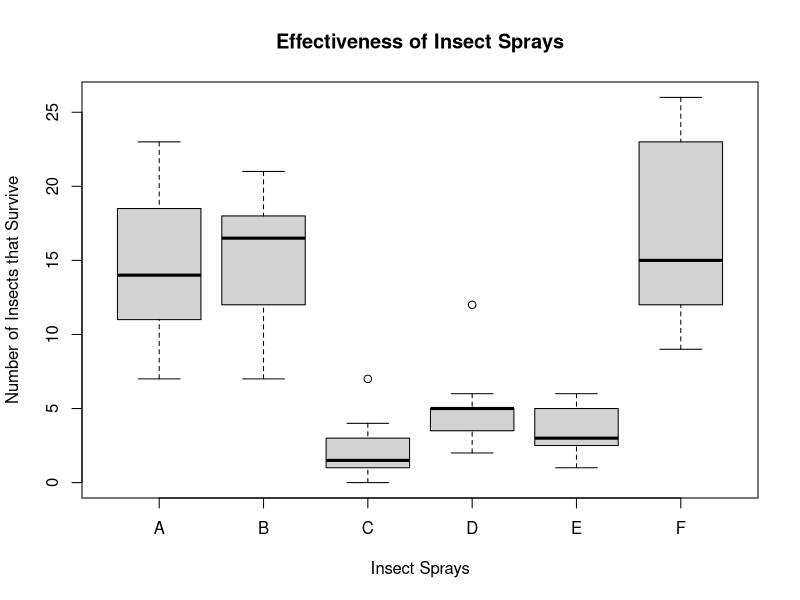
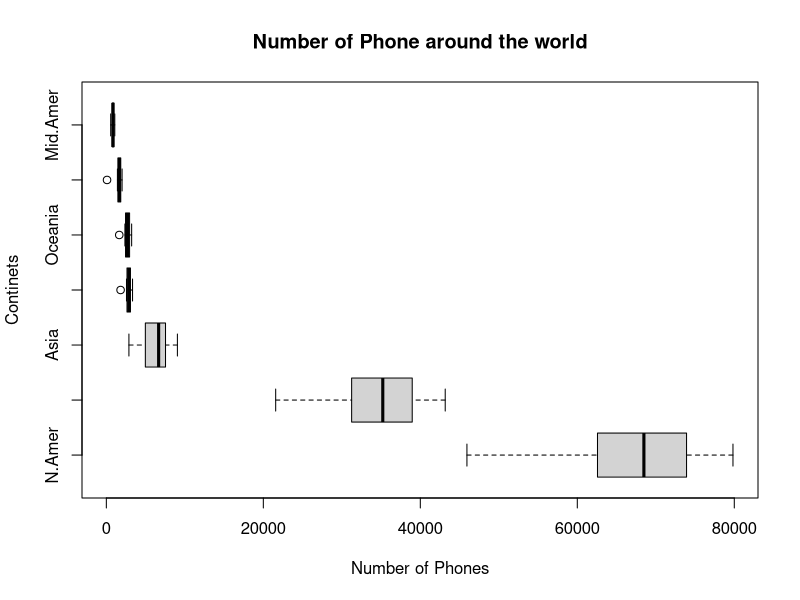
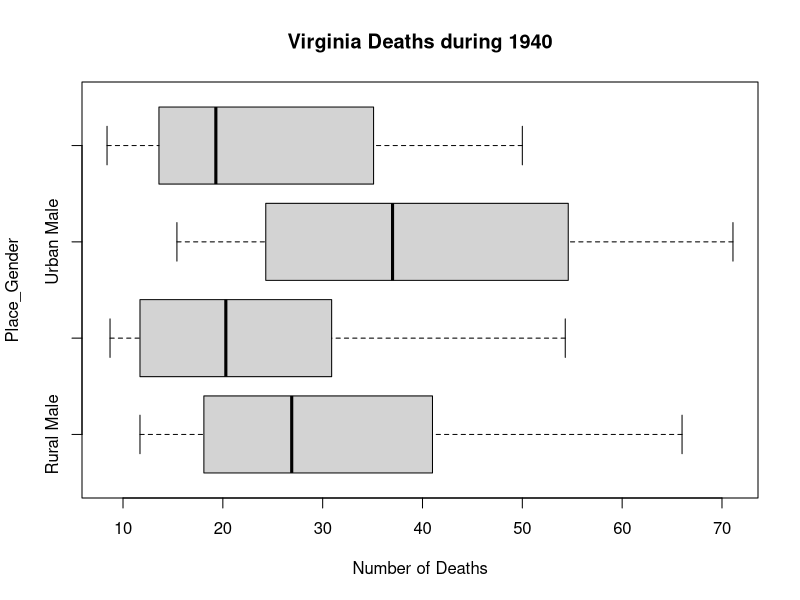
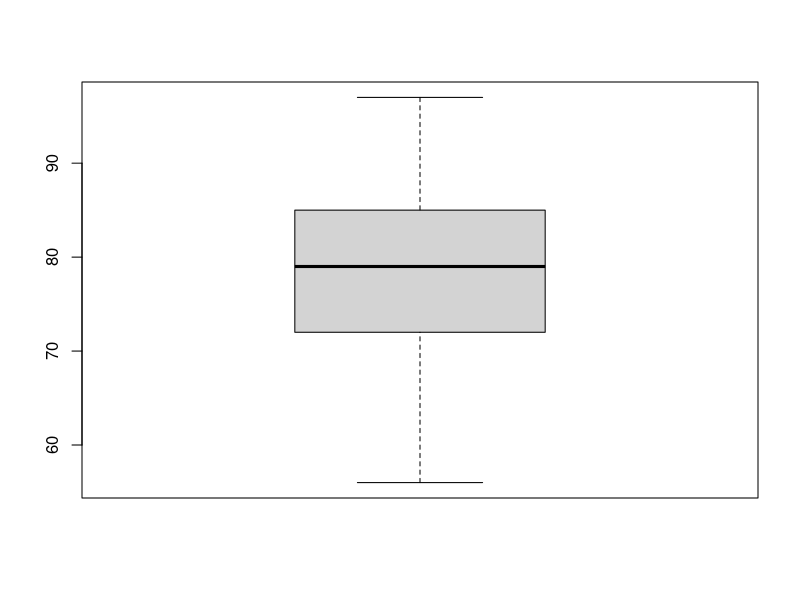
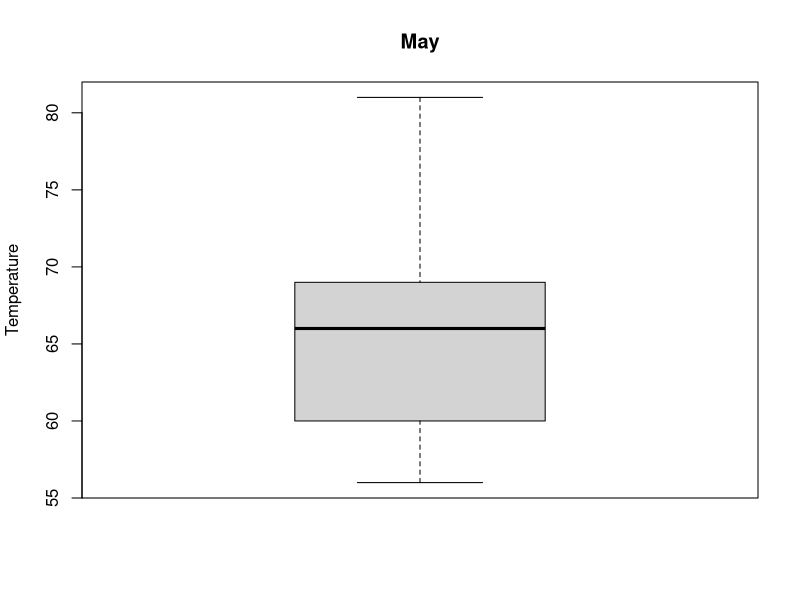
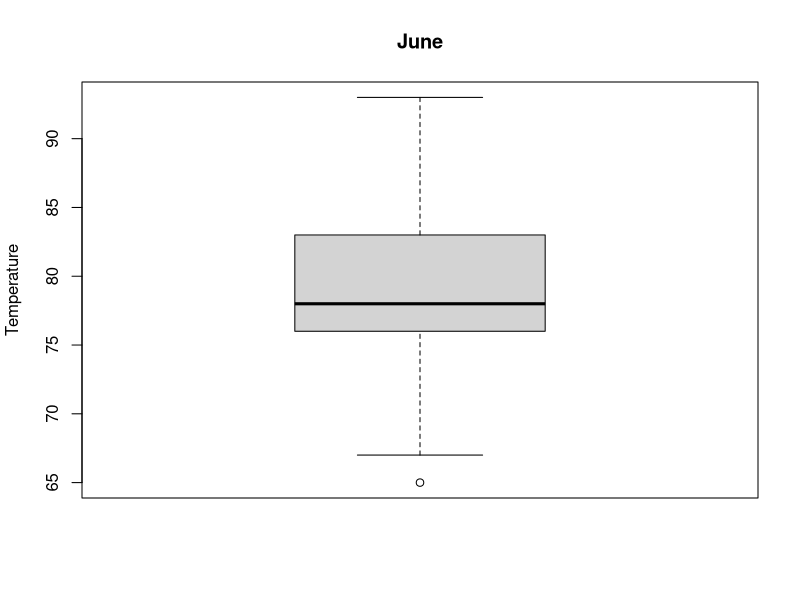
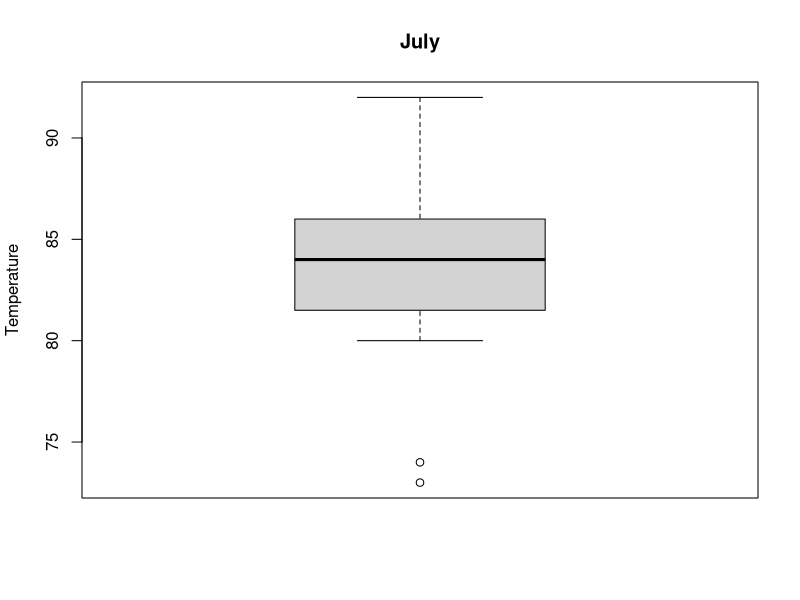
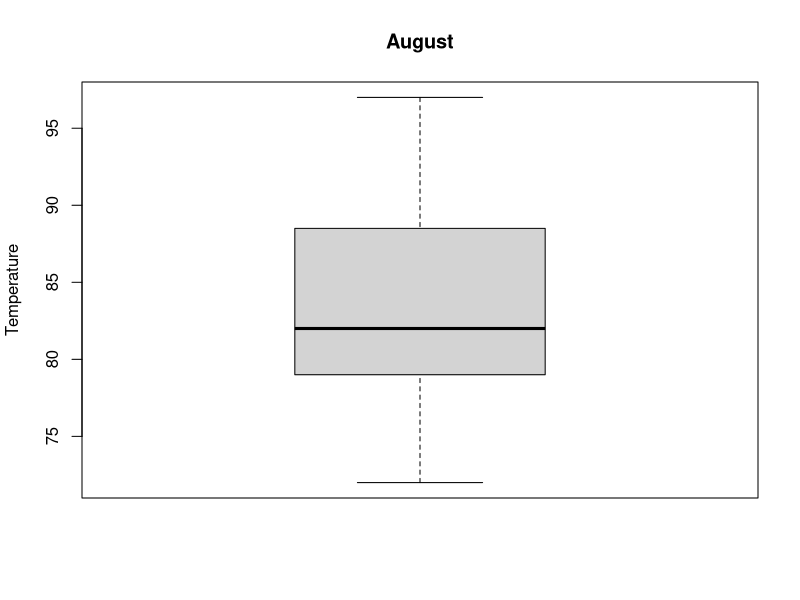

Write R code to recreate these figures, in order.
#
# Insect Sprays
#

View(InsectSprays)
names(InsectSprays)
?InsectSprays
boxplot(count~spray, data=InsectSprays, main="Effectiveness of Insect Sprays", xlab="Insect Sprays", ylab="Number of Insects that Survive")
summary(InsectSprays[InsectSprays$spray=="A",])
summary(InsectSprays[InsectSprays$spray=="B",])
summary(InsectSprays[InsectSprays$spray=="C",])
summary(InsectSprays[InsectSprays$spray=="D",])
summary(InsectSprays[InsectSprays$spray=="E",])
summary(InsectSprays[InsectSprays$spray=="F",])

#
# World Phones
#

View(WorldPhones)
names(WorldPhones)
?WorldPhones
boxplot(WorldPhones, horizontal=T, main = "Number of Phone around the world", ylab = "Continets", xlab = "Number of Phones")

#
# VADeaths
#

summary(VADeaths)
boxplot(VADeaths, horizontal=T, main = "Virginia Deaths during 1940", xlab = "Number of Deaths", ylab = "Place_Gender")

#
# airquality
#

names(airquality)
boxplot(airquality$Temp)
boxplot(airquality[airquality$Month=="5",]$Temp, main = "May", ylab = "Temperature")
boxplot(airquality[airquality$Month=="6",]$Temp, main = "June", ylab = "Temperature")
boxplot(airquality[airquality$Month=="7",]$Temp, main = "July", ylab = "Temperature")
boxplot(airquality[airquality$Month=="8",]$Temp, main = "August", ylab = "Temperature")
boxplot(airquality[airquality$Month=="9",]$Temp, main = "September", ylab = "Temperature")

#
# Ozone
#

hist(airquality$Ozone, main = "Ozone", xlab = "Ozone parts per billion")
